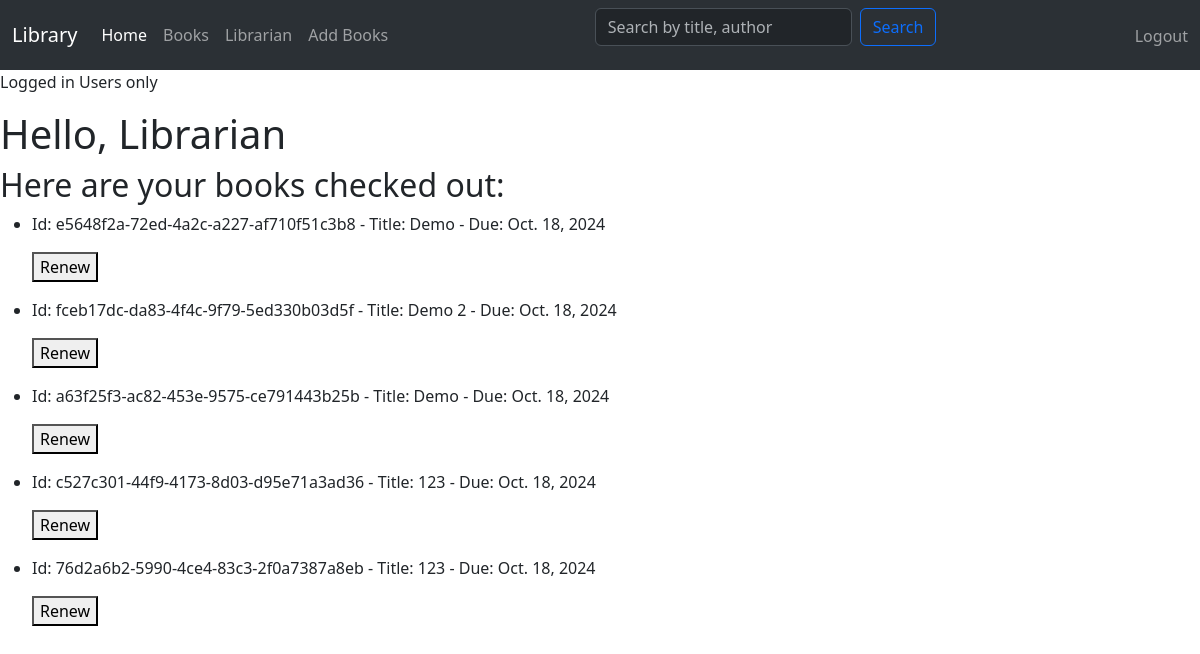
/my_view/ (signed in), run on the app's committed database.
### catalog/models.py (models this page shows, shortened)
class BookInstance(models.Model):
    id = models.UUIDField(primary_key=True,default=uuid.uuid4)
    book = models.ForeignKey('Book',on_delete=models.RESTRICT,null=True)
    imprint = models.CharField(max_length=200)
    due_back = models.DateField(null=True,blank=True)
    borrower = models.ForeignKey(User,on_delete=models.SET_NULL,null=True)
    LOAN_STATUS = (
        ('m','Maintenance'),
        ('o','On Loan'),
        ('a','Available'),
        ('r','Reserved')
    )
    status = models.CharField(max_length=1,choices=LOAN_STATUS,blank=True,default='m')
    class Meta:
        ordering = ['due_back']

class Book(models.Model):
    title = models.CharField(max_length=200, db_index=True)
    author = models.ForeignKey('Author', on_delete=models.SET_NULL, null=True)
    summary = models.TextField(max_length=600, null=True)
    isbn = models.CharField('ISBN', max_length=13, unique=True)
    genre = models.ManyToManyField(Genre)
    language = models.ForeignKey('Language', on_delete=models.SET_NULL, null=True)

### catalog/views.py (the view)
# urls.py: path('my_view/', views.CheckedOutBooksByUserView.as_view(), name='my_view'),
class CheckedOutBooksByUserView(LoginRequiredMixin,ListView):
    model = BookInstance
    template_name = 'catalog/my_view.html'
    paginate_by = 5 #5 book instances per page
    def get_queryset(self):
        return BookInstance.objects.filter(borrower=self.request.user).order_by('due_back')

### catalog/templates/catalog/my_view.html (shortened to what this page needs)
{% extends "catalog/index.html" %}
{% block content %}
<p>Logged in Users only</p>
<h1> Hello, {{ user.get_username }} </h1>
<h2>Here are your books checked out:</h2>
{% for book_instance in bookinstance_list %}
<ul>
    <li>
        <p>Id: {{ book_instance.id }} - Title: {{ book_instance.book.title }} - Due: {{ book_instance.due_back }}</p>
        <form action="{% url 'catalog:renew_book' book_instance.id %}" method="post">
            <button type="submit">Renew</button>
        </form>
    </li>
</ul>
{% endfor %}
{% endblock content %}

### catalog/templates/catalog/index.html (shortened to what this page needs)
<html lang="en">
<head>
    <link href="https://cdn.jsdelivr.net/npm/bootstrap@5.3.3/dist/css/bootstrap.min.css" rel="stylesheet">
</head>
<body>
    <nav class="navbar navbar-expand-lg bg-body-tertiary" data-bs-theme="dark">
        <div class="container-fluid">
            <a class="navbar-brand" href="{% url 'catalog:index' %}">Library</a>
            <div class="collapse navbar-collapse" id="navbarNav">
                <ul class="navbar-nav">
                    <li class="nav-item">
                        <a class="nav-link active" aria-current="page" href="{% url 'catalog:index' %}">Home</a>
                    </li>
                    <li class="nav-item">
                        <a class="nav-link" href=" {% url 'catalog:book_list' %}">Books</a>
                    </li>
                    <li class="nav-item">
                        <a class="nav-link" href="{% url 'catalog:my_view' %}">{{user.get_username}}</a>
                    </li>
                    <li class="nav-item">{% if user.is_authenticated %}
                        <a class="nav-link"  href="{% url 'catalog:create_book' %}"aria-disabled="true">Add Books</a>
                        {% else %}
                        <a class="nav-link disabled" aria-disabled="true">Add Books</a>
                    </li>
                    {% endif %}
                </ul>
            <form action="{% url 'catalog:search_results' %}" method="get" class="d-flex ms-auto">
                <input type="text" name="q" placeholder="Search by title, author" class="form-control me-2">
                <button type="submit" class="btn btn-outline-primary">Search</button>
            </form>
                <div class="ms-auto">
                    <ul class="navbar-nav">
                        <li class="nav-item">
                            {% if user.is_authenticated %}
                            <form action="{% url 'logout' %}" method="post" style="display:inline;">
                                <button type="submit" class="btn btn-link nav-link" style="display:inline; padding:0; background:none; border:none;">Logout</button>
                            </form>
                            {% else %}
                            <a class="nav-link" href="{% url 'login' %}">Login</a>
                            {% endif %}
                        </li>
                    </ul>
                </div>
            </div>
        </div>
    </nav>
    {% block content %}{% endblock content %}
</html>

### data on the page
BookInstance: id "e5648f2a-72ed-4a2c-a227-af710f51c3b8", book "Demo", due_back "Oct. 18, 2024"
BookInstance: id "fceb17dc-da83-4f4c-9f79-5ed330b03d5f", book "Demo 2", due_back "Oct. 18, 2024"
BookInstance: id "a63f25f3-ac82-453e-9575-ce791443b25b", book "Demo", due_back "Oct. 18, 2024"
BookInstance: id "c527c301-44f9-4173-8d03-d95e71a3ad36", book "123", due_back "Oct. 18, 2024"
BookInstance: id "76d2a6b2-5990-4ce4-83c3-2f0a7387a8eb", book "123", due_back "Oct. 18, 2024"

### other printed values
{{ user.get_username }} "Librarian"
